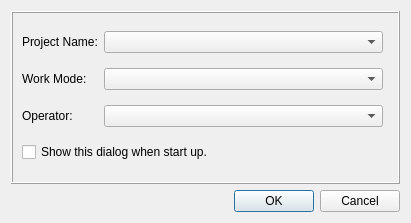
<?xml version="1.0" encoding="UTF-8"?>
<ui version="4.0">
 <class>LoginDialog</class>
 <widget class="QDialog" name="LoginDialog">
  <property name="geometry">
   <rect>
    <x>0</x>
    <y>0</y>
    <width>411</width>
    <height>223</height>
   </rect>
  </property>
  <property name="windowTitle">
   <string>Login</string>
  </property>
  <layout class="QVBoxLayout" name="verticalLayout">
   <item>
    <widget class="QFrame" name="frame">
     <property name="sizePolicy">
      <sizepolicy hsizetype="Preferred" vsizetype="Expanding">
       <horstretch>0</horstretch>
       <verstretch>0</verstretch>
      </sizepolicy>
     </property>
     <property name="frameShape">
      <enum>QFrame::Box</enum>
     </property>
     <property name="frameShadow">
      <enum>QFrame::Raised</enum>
     </property>
     <layout class="QGridLayout" name="gridLayout_2">
      <item row="0" column="0">
       <widget class="QLabel" name="label_3">
        <property name="text">
         <string>Project Name:</string>
        </property>
       </widget>
      </item>
      <item row="0" column="1">
       <widget class="QComboBox" name="m_cbxProjectName">
        <property name="sizePolicy">
         <sizepolicy hsizetype="Expanding" vsizetype="Fixed">
          <horstretch>0</horstretch>
          <verstretch>0</verstretch>
         </sizepolicy>
        </property>
       </widget>
      </item>
      <item row="2" column="0">
       <widget class="QLabel" name="label_6">
        <property name="text">
         <string>Operator:</string>
        </property>
       </widget>
      </item>
      <item row="1" column="1">
       <widget class="QComboBox" name="m_cbxWorkMode">
        <property name="sizePolicy">
         <sizepolicy hsizetype="Expanding" vsizetype="Fixed">
          <horstretch>0</horstretch>
          <verstretch>0</verstretch>
         </sizepolicy>
        </property>
       </widget>
      </item>
      <item row="1" column="0">
       <widget class="QLabel" name="label_5">
        <property name="text">
         <string>Work Mode:</string>
        </property>
       </widget>
      </item>
      <item row="2" column="1">
       <widget class="QComboBox" name="m_cbxOperator">
        <property name="sizePolicy">
         <sizepolicy hsizetype="Expanding" vsizetype="Fixed">
          <horstretch>0</horstretch>
          <verstretch>0</verstretch>
         </sizepolicy>
        </property>
       </widget>
      </item>
      <item row="3" column="0" colspan="3">
       <widget class="QCheckBox" name="m_chkbxShowLoginDialog">
        <property name="text">
         <string>Show this dialog when start up.</string>
        </property>
       </widget>
      </item>
     </layout>
    </widget>
   </item>
   <item>
    <layout class="QHBoxLayout" name="horizontalLayout">
     <item>
      <spacer name="horizontalSpacer">
       <property name="orientation">
        <enum>Qt::Horizontal</enum>
       </property>
       <property name="sizeHint" stdset="0">
        <size>
         <width>40</width>
         <height>20</height>
        </size>
       </property>
      </spacer>
     </item>
     <item>
      <widget class="QDialogButtonBox" name="m_buttonBox">
       <property name="standardButtons">
        <set>QDialogButtonBox::Cancel|QDialogButtonBox::Ok</set>
       </property>
      </widget>
     </item>
    </layout>
   </item>
  </layout>
 </widget>
 <resources/>
 <connections/>
</ui>
